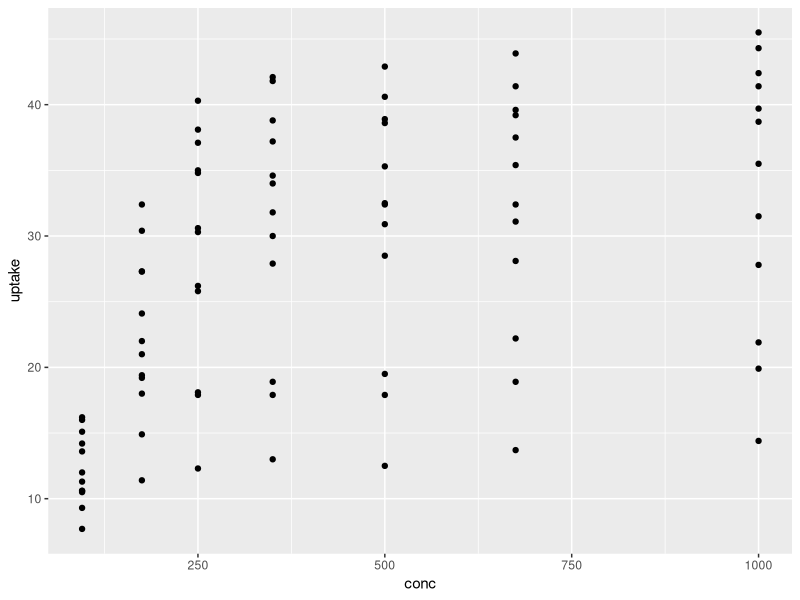
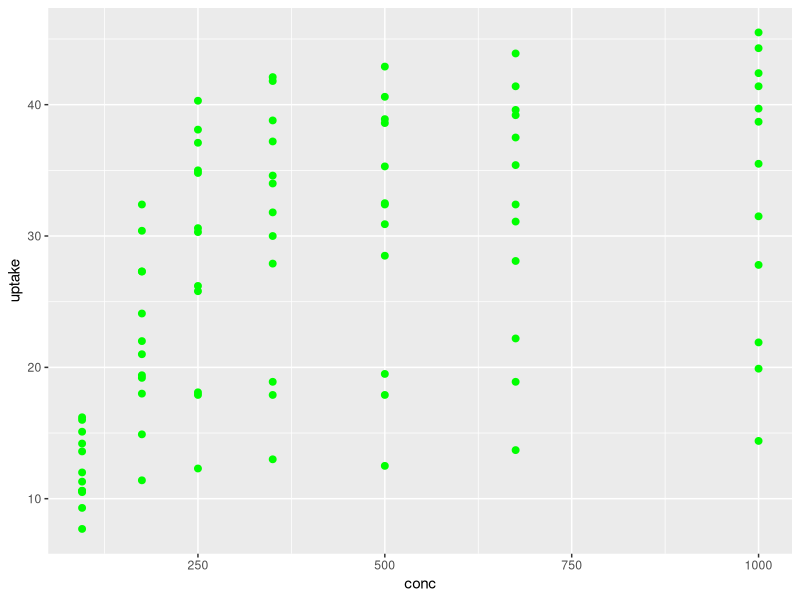
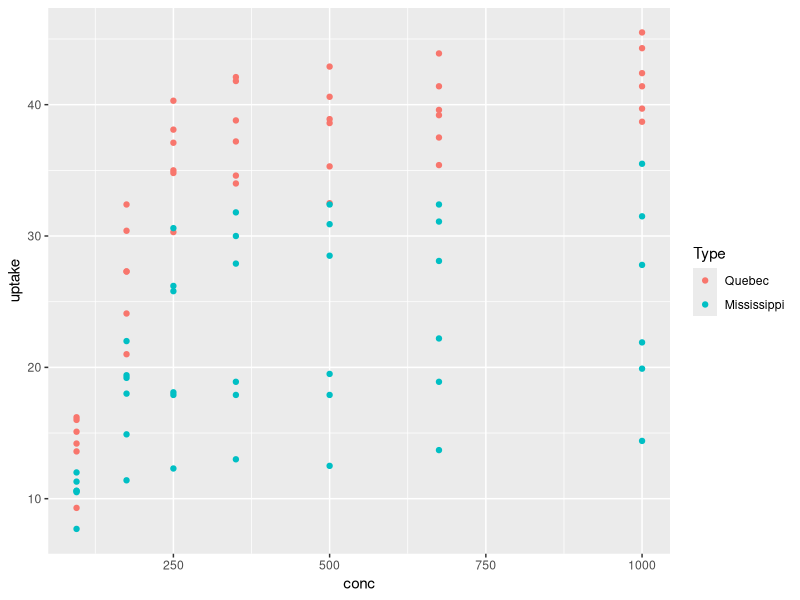
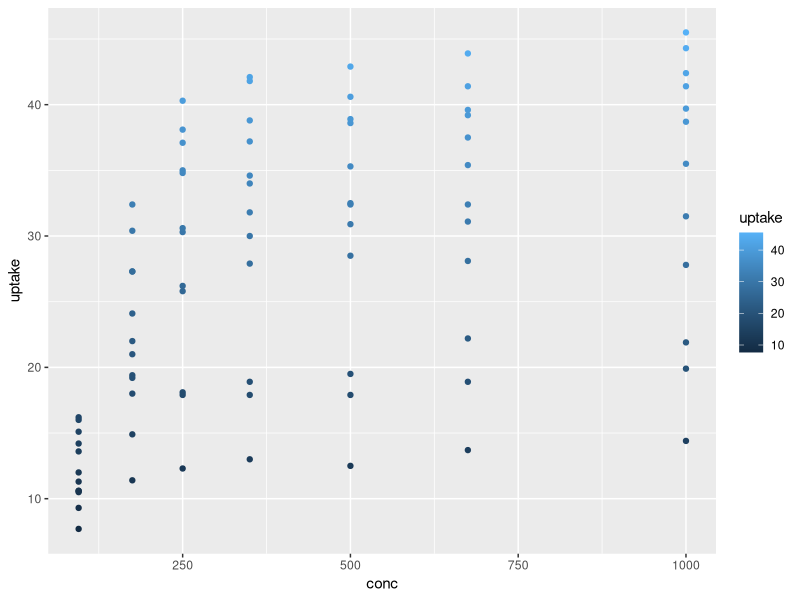
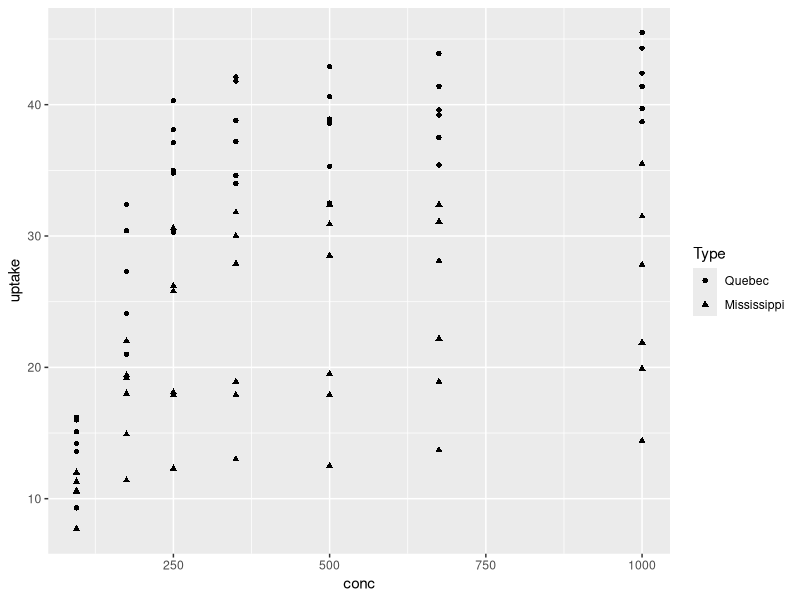
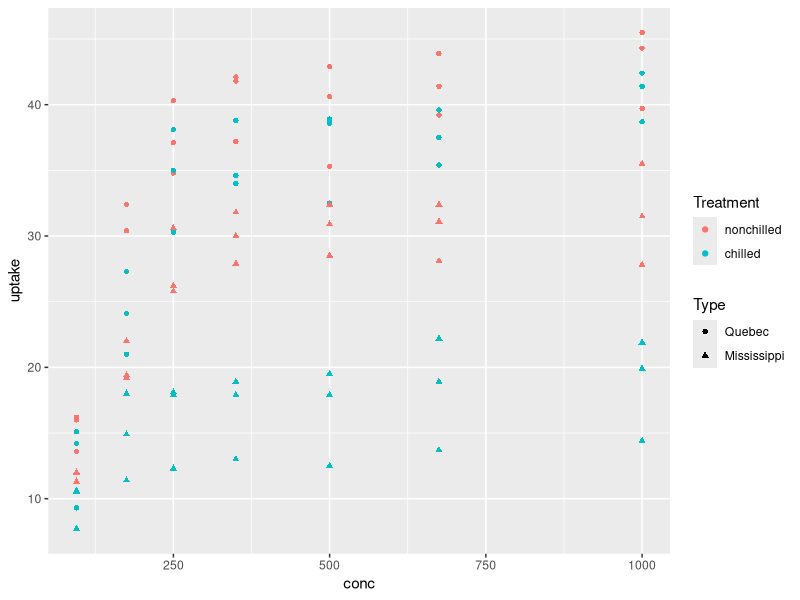
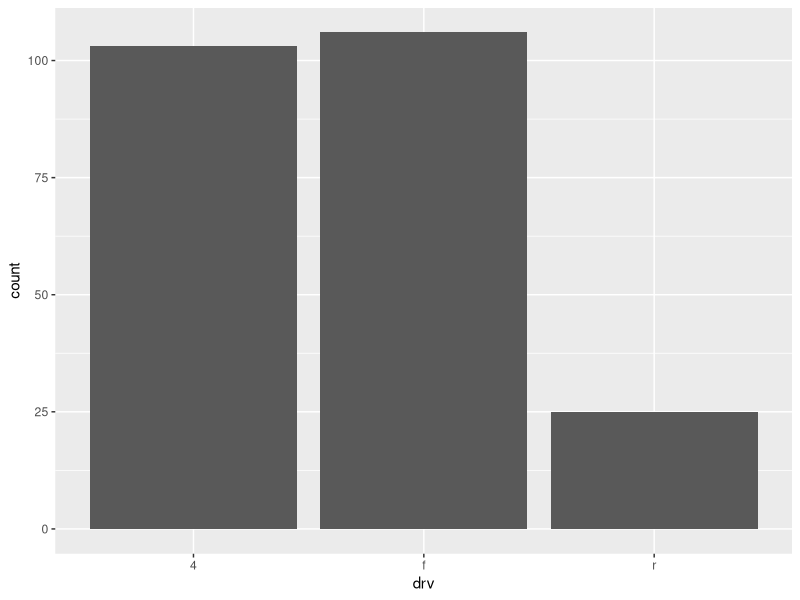
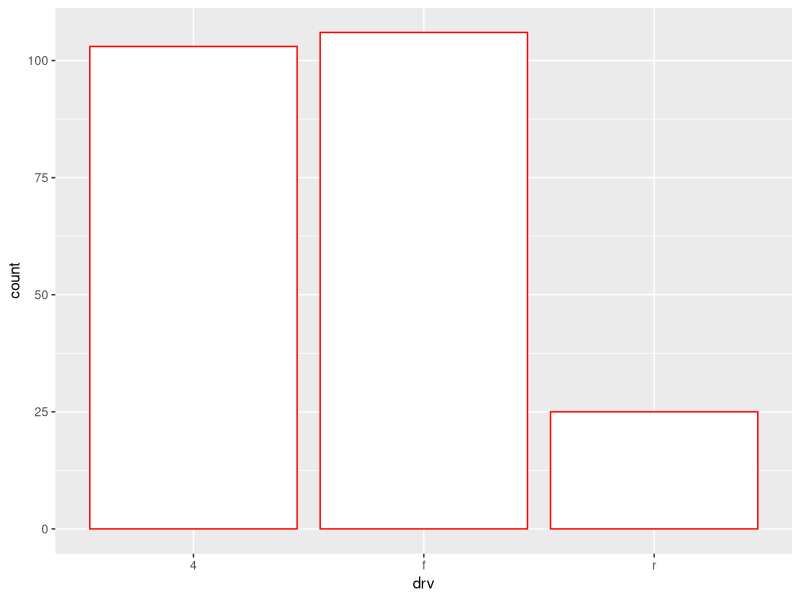

Reproduce these figures in R, in order.
## ---- chunk 1
knitr::opts_chunk$set(fig.height = 4)
## ---- chunk 2
library(ggplot2)
ggplot(CO2,aes(conc,uptake))+geom_point()
## ---- chunk 3
ggplot(CO2,aes(conc,uptake))+geom_point(color="green",size=2)
## ---- chunk 4
ggplot(CO2,aes(conc,uptake,color=Type))+geom_point()
## ---- chunk 5
ggplot(CO2,aes(conc,uptake,color=uptake))+geom_point()
## ---- chunk 6
ggplot(CO2,aes(conc,uptake,shape=Type))+geom_point()
## ---- chunk 7
ggplot(CO2,aes(conc,uptake,shape=Type,color=Treatment))+geom_point()
## ---- chunk 8
ggplot(mpg,aes(drv))+geom_bar()
## ---- chunk 9
ggplot(mpg,aes(drv))+geom_bar(fill="white",color="red")
## ---- chunk 10
ggplot(mpg,aes(drv,fill=factor(cyl)))+geom_bar()
## ---- chunk 11
ggplot(mpg,aes(drv,fill=factor(cyl)))+geom_bar(position="dodge")
## ---- chunk 12
dati <- data.frame(Dzimums=c("S","V"),Skaits=c(23,45))
dati
ggplot(dati,aes(Dzimums,Skaits))+geom_col()
## ---- chunk 13
ggplot(mpg,aes(cty,hwy)) + geom_line()
## ---- chunk 14
ggplot(mpg,aes(cty,hwy)) + geom_line(color="red",size=1.5,linetype=2)
## ---- chunk 15
ggplot(mpg,aes(cty,hwy,color=drv)) + geom_line()
## ---- chunk 16
ggplot(mpg,aes(cty,hwy)) + geom_path()
## ---- chunk 17
ggplot(CO2,aes(Type,uptake))+geom_boxplot()
## ---- chunk 18
ggplot(CO2,aes(Type,uptake))+geom_boxplot(color="green",fill="red")
## ---- chunk 19
ggplot(CO2,aes(Type,uptake))+geom_boxplot(outlier.color = "red",outlier.shape = 13,outlier.size = 3)
## ---- chunk 20
ggplot(CO2,aes(Type,uptake,fill=Treatment))+geom_boxplot()
## ---- chunk 21
ggplot(mpg, aes(cty, hwy)) + geom_count()
## ---- chunk 22
ggplot(mpg, aes(cty, hwy)) + geom_count(aes(size=..prop..))
## ---- chunk 23
ggplot(CO2,aes(uptake)) + geom_histogram()
## ---- chunk 24
ggplot(CO2,aes(uptake)) + geom_histogram(binwidth = 10)
## ---- chunk 25
ggplot(CO2,aes(uptake)) + geom_histogram(color="green",fill="white")
## ---- chunk 26
ggplot(CO2,aes(uptake,fill=Type)) + geom_histogram(binwidth = 5)
## ---- chunk 27
ggplot(CO2,aes(conc,uptake)) + geom_point() + geom_abline(intercept = 5, slope = 0.04)
## ---- chunk 28
ggplot(CO2,aes(conc,uptake)) + geom_point() + geom_hline(yintercept = 20)
## ---- chunk 29
ggplot(CO2,aes(conc,uptake)) + geom_point() + geom_hline(yintercept = c(20,30,40))
## ---- chunk 30
dati.papildus <- data.frame(limeni=c(10,20,30,40))
ggplot(CO2,aes(conc,uptake)) + geom_point() + 
      geom_hline(data=dati.papildus,aes(yintercept = limeni))
## ---- chunk 31
ggplot(CO2,aes(conc,uptake)) + geom_point() + geom_vline(xintercept = 500)
## ---- chunk 32
ggplot(CO2,aes(Type,uptake))+geom_jitter()
## ---- chunk 33
ggplot(CO2,aes(Type,uptake))+geom_boxplot()+geom_jitter()
## ---- chunk 34
ggplot(CO2,aes(Type,uptake,fill=Treatment))+geom_boxplot()+
      geom_jitter(position=position_jitterdodge())
## ---- chunk 35
ggplot(CO2,aes(conc,uptake))+geom_point()+
      geom_smooth()
## ---- chunk 36
ggplot(CO2,aes(conc,uptake))+geom_point()+
      geom_smooth(method="lm")
## ---- chunk 37
ggplot(CO2,aes(conc,uptake))+geom_point()+
      geom_smooth(method="lm", se=FALSE)
## ---- chunk 38
ggplot(CO2,aes(conc,uptake))+geom_point()+
      geom_smooth(method="lm",aes(color=Type,fill=Type))
## ---- chunk 39
ggplot(CO2,aes(conc,uptake))+geom_point()+
      geom_smooth(method="lm",formula = y ~ x + I(x^2))
## ---- chunk 40
ggplot(CO2,aes(Type,uptake))+geom_violin()
## ---- chunk 41
ggplot(CO2,aes(Type,uptake))+geom_violin(draw_quantiles = c(0.25, 0.5, 0.75))
## ---- chunk 42
ggplot(CO2,aes(Type,uptake)) +
      geom_violin(aes(fill=Treatment))
